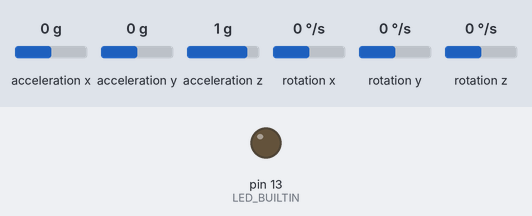
Recording of a sketch running on a simulated Arduino Uno, built with avr-gcc and run on an emulated ATmega328P. On the bench: output pins drawn as LEDs (lit = HIGH). Wiring (inferred from the names in the program): MPU-6050 motion sensor at I2C address 0x68. The test bench sets the inputs (shaded band); at power-on: acceleration y 0 g, acceleration x 0 g, acceleration z 1 g, rotation x 0 °/s, rotation y 0 °/s, rotation z 0 °/s. What the sketch prints to the serial monitor is not drawn.

Above: at 1.2 s.
1.3 s: acceleration y set to 0.3 g
At 1.7 s:
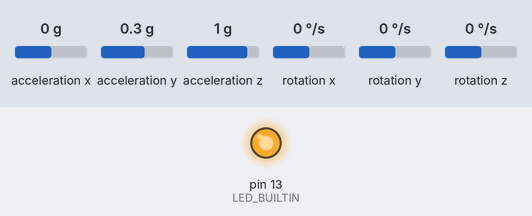
2.8 s: acceleration y set to -1.4 g
At 4.0 s:
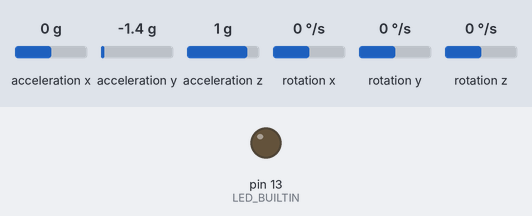
4.3 s: acceleration y set to 0.8 g
At 5.1 s:
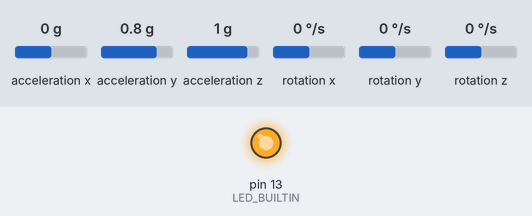
Timing chart, 0 to 7.3 s (numbered marks = the images above; inputs shaded):
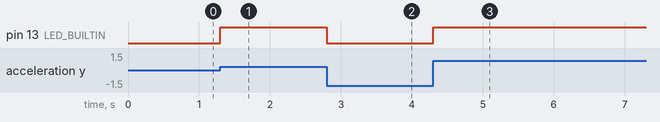

The sketch:

gyroscope_sensor.ino
```cpp
// (c) Michael Schoeffler 2017, http://www.mschoeffler.de

#include "Wire.h" // This library allows you to communicate with I2C devices.

const int MPU_ADDR = 0x68; // I2C address of the MPU-6050. If AD0 pin is set to HIGH, the I2C address will be 0x69.

int16_t accelerometer_x, accelerometer_y, accelerometer_z; // variables for accelerometer raw data
int16_t gyro_x, gyro_y, gyro_z; // variables for gyro raw data
int16_t temperature; // variables for temperature data

char tmp_str[7]; // temporary variable used in convert function

char* convert_int16_to_str(int16_t i) { // converts int16 to string. Moreover, resulting strings will have the same length in the debug monitor.
  sprintf(tmp_str, "%6d", i);
  return tmp_str;
}

void setup() {
  Serial.begin(9600);
  pinMode(LED_BUILTIN, OUTPUT);
  Wire.begin();
  Wire.beginTransmission(MPU_ADDR); // Begins a transmission to the I2C slave (GY-521 board)
  Wire.write(0x6B); // PWR_MGMT_1 register
  Wire.write(0); // set to zero (wakes up the MPU-6050)
  Wire.endTransmission(true);
}
void loop() {
  Wire.beginTransmission(MPU_ADDR);
  Wire.write(0x3B); // starting with register 0x3B (ACCEL_XOUT_H) [MPU-6000 and MPU-6050 Register Map and Descriptions Revision 4.2, p.40]
  Wire.endTransmission(false); // the parameter indicates that the Arduino will send a restart. As a result, the connection is kept active.
  Wire.requestFrom(MPU_ADDR, 7*2, true); // request a total of 7*2=14 registers

  // "Wire.read()<<8 | Wire.read();" means two registers are read and stored in the same variable
  accelerometer_x = Wire.read()<<8 | Wire.read(); // reading registers: 0x3B (ACCEL_XOUT_H) and 0x3C (ACCEL_XOUT_L)
  accelerometer_y = Wire.read()<<8 | Wire.read(); // reading registers: 0x3D (ACCEL_YOUT_H) and 0x3E (ACCEL_YOUT_L)
  accelerometer_z = Wire.read()<<8 | Wire.read(); // reading registers: 0x3F (ACCEL_ZOUT_H) and 0x40 (ACCEL_ZOUT_L)
  temperature = Wire.read()<<8 | Wire.read(); // reading registers: 0x41 (TEMP_OUT_H) and 0x42 (TEMP_OUT_L)
  gyro_x = Wire.read()<<8 | Wire.read(); // reading registers: 0x43 (GYRO_XOUT_H) and 0x44 (GYRO_XOUT_L)
  gyro_y = Wire.read()<<8 | Wire.read(); // reading registers: 0x45 (GYRO_YOUT_H) and 0x46 (GYRO_YOUT_L)
  gyro_z = Wire.read()<<8 | Wire.read(); // reading registers: 0x47 (GYRO_ZOUT_H) and 0x48 (GYRO_ZOUT_L)

  // print out data
  // Serial.print("aX = "); Serial.print(convert_int16_to_str(accelerometer_x));
  // Serial.print(" | aY = "); Serial.print(convert_int16_to_str(accelerometer_y));
  // Serial.print(" | aZ = "); Serial.print(convert_int16_to_str(accelerometer_z));
  // // the following equation was taken from the documentation [MPU-6000/MPU-6050 Register Map and Description, p.30]
  // Serial.print(" | tmp = "); Serial.print(temperature/340.00+36.53);
  // Serial.print(" | gX = "); Serial.print(convert_int16_to_str(gyro_x));
  // Serial.print(" | gY = "); Serial.print(convert_int16_to_str(gyro_y));
  // Serial.print(" | gZ = "); Serial.print(convert_int16_to_str(gyro_z));
  // Serial.println();

  // delay
  // delay(1000);


  if (accelerometer_y > 3000)
  {
    Serial.print(true);
    digitalWrite(LED_BUILTIN, HIGH);
    // Serial.println();
    // delay(100);
  }
  else
  {
    Serial.print(false);
    digitalWrite(LED_BUILTIN, LOW);
    // Serial.println();
    // delay(100);
  }


}
```

Measured:
- the behaviour switches between 0.1 and 0.2 g on acceleration y (found by bisection; images 0 and 1)
- after the input at 1.3 s, pin 13 (LED_BUILTIN): LOW → HIGH at once
- after the input at 2.8 s, pin 13 (LED_BUILTIN): HIGH → LOW at once
- after the input at 4.3 s, pin 13 (LED_BUILTIN): LOW → HIGH at once
